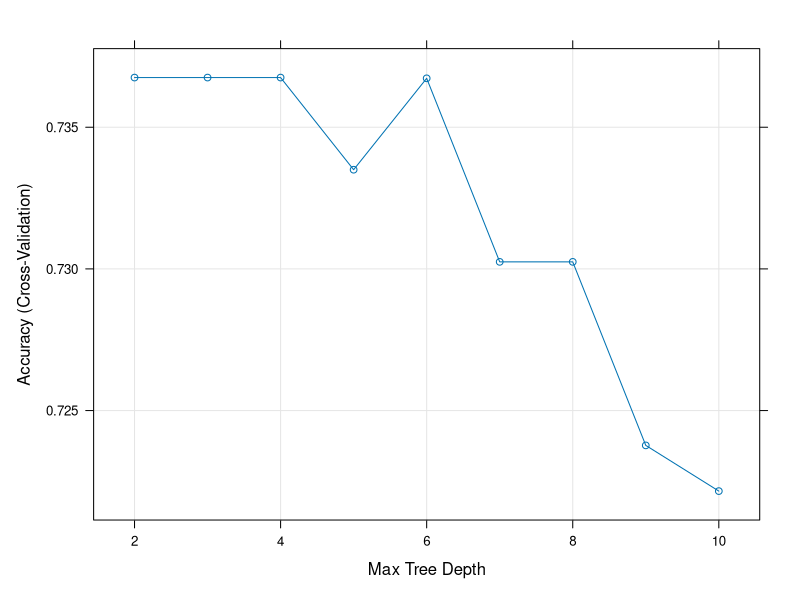

Here is the R script that generated this plot:
## ---- chunk 1
knitr::opts_chunk$set(message = FALSE)
## ---- chunk 2
library(mlbench)
data(PimaIndiansDiabetes)
df <- PimaIndiansDiabetes
## ---- chunk 3
library(caret)
names(df)[9]<-'target'

set.seed(2020)
## ---- chunk 4
splitIndex <- createDataPartition(df$target, p = .80, 
                                  list = FALSE)
df_train <- df[ splitIndex,]
df_test <- df[-splitIndex,]
## ---- chunk 5
# Decide the range of the maxdepth to search for the best
tuneGrid = expand.grid(maxdepth = 2:10)
# Tell caret to do approach 3, i.e. Cross-Validation
trControl = trainControl(method = "cv",
                         number = 10)
# Do approach 3 
tree_approach3 <- train(target~., data=df_train, 
                                method = "rpart2", 
                                trControl = trControl,
                                tuneGrid = tuneGrid)
## ---- chunk 6
plot(tree_approach3)
## ---- chunk 7
tuneGrid = expand.grid(maxdepth = 3)
## ---- chunk 8
pred <- predict(tree_approach3, df_test)
cm <- confusionMatrix(data = pred, reference = df_test$target, positive = "pos")
cm$overall[1]
## ---- chunk 9
# Decide the range of the maxdepth to search for the best
tuneGrid = expand.grid(maxdepth = 2:10)
# Tell caret to do approach 2
trControl = trainControl(method = "LGOCV",
                         number = 10)
# Do approach 2 
tree_approach2 <- train(target~., data=df_train, 
                                method = "rpart2", 
                                trControl = trControl,
                                tuneGrid = tuneGrid)
## ---- chunk 10
tuneGrid = expand.grid(maxdepth = 8)
## ---- chunk 11
pred <- predict(tree_approach2, df_test)
cm <- confusionMatrix(data = pred, reference = df_test$target, positive = "pos")
cm$overall[1]
